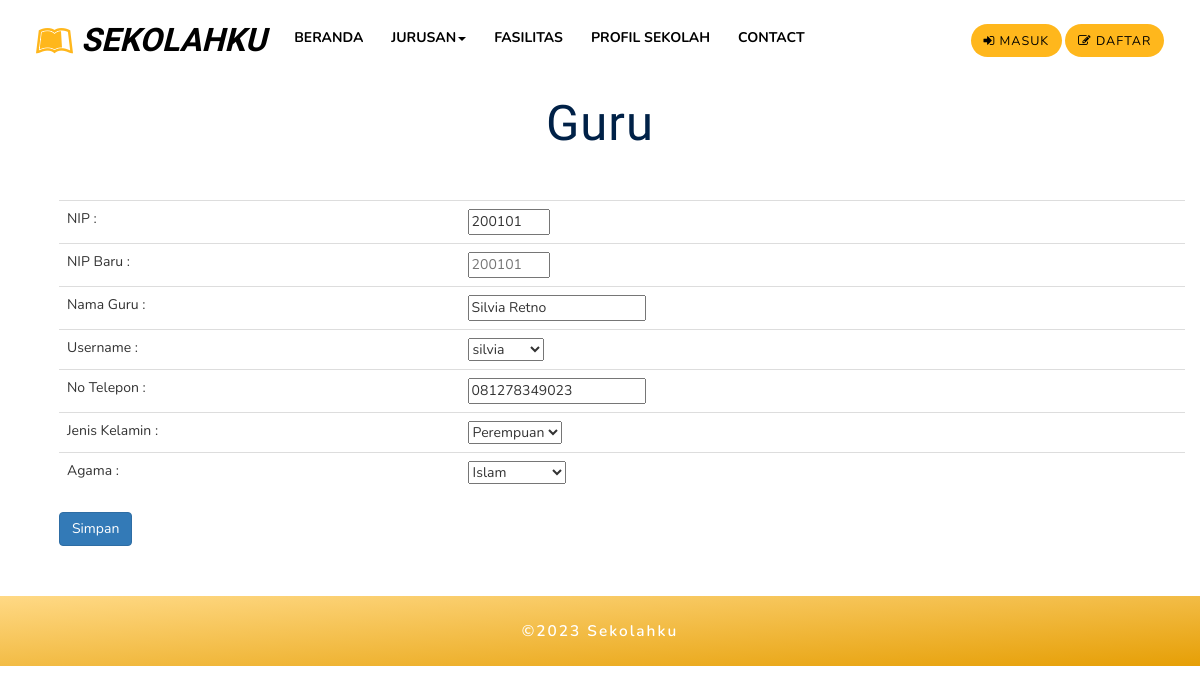
The page /admin/guru_edit.php?kode=200101 on the database as committed earlier.
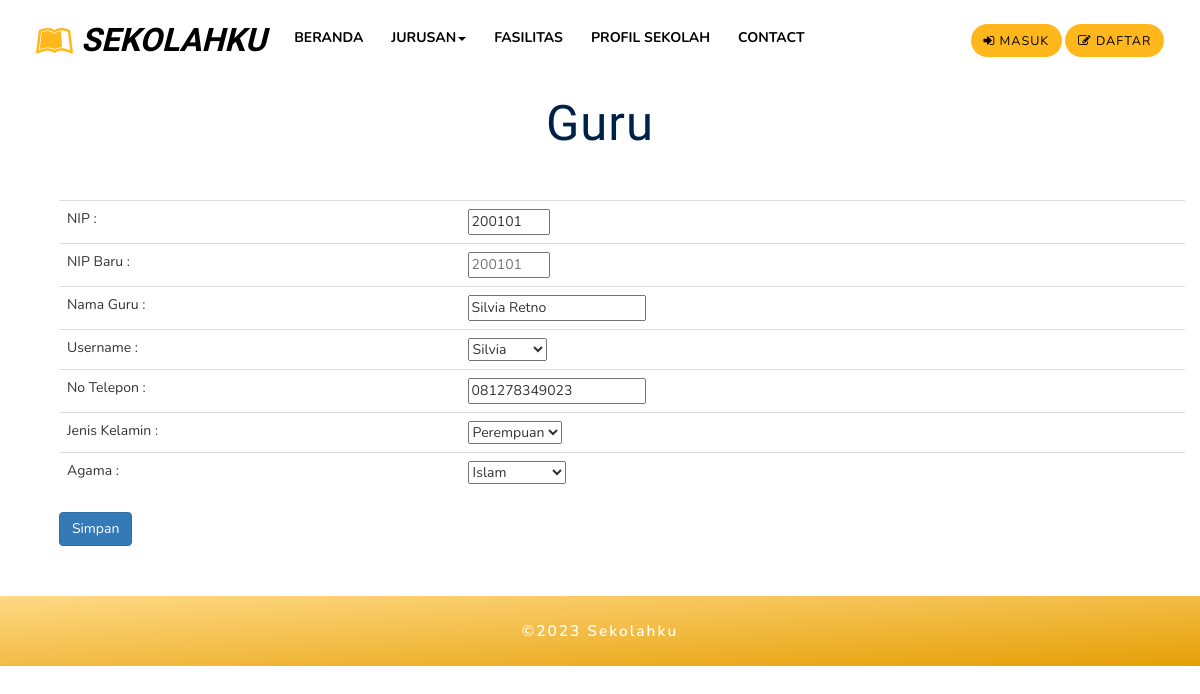
The same page on the database as committed later.
### tables this page shows
CREATE TABLE `guru` (
  `nip` char(10) NOT NULL,
  `nama_guru` varchar(50) DEFAULT NULL,
  `no_hp` varchar(30) NOT NULL,
  `jenkel` varchar(10) DEFAULT NULL,
  `agama` varchar(10) DEFAULT NULL,
  `username` varchar(50) DEFAULT NULL
);

### admin/guru_edit.php (the view, shortened to what this page needs)
<?php include "../koneksi.php"; ?>
<!DOCTYPE html>
<html>
<head>
<link rel="stylesheet" href="../css/bootstrap.css">
<link rel="stylesheet" href="../css/style.css" type="text/css" media="all" />
<link rel="stylesheet" href="../css/font-awesome.css">
<link rel="stylesheet" href="../css/swipebox.css">
<link rel="stylesheet" href="../css/jquery-ui.css" />
<link rel="stylesheet" href="../css/my.css"/>
</head>
<body>
<?php include ('../navigasi2.php'); ?>
<div id="Edit_Akun">
	<div class="container">
		<br>
    <h3 class="w3l-title cl"> Guru </h3>
    <div class="container margin-atas">
<?php
$Kode=$_GET['kode'];
$query=mysqli_query($koneksi, "select * from guru where nip='$Kode'");
$data=mysqli_fetch_array($query);
?>
    <form class="form-group" action="proses_guru_edit.php" method="post" >
    <table class="table">
	<tr>
		<td> NIP : </td>
		<td> <input type="text" name="nip_lama" maxlength="10" size="8" <?php echo "value='$data[nip]'"; ?> Readonly> </td>
	</tr>
	<tr>
		<td> NIP Baru : </td>
		<td> <input type="text" name="nip" maxlength="10" size="8" onkeypress="return hanyaAngka(event)" <?php echo "placeholder='$data[nip]'"; ?> > </td>
	</tr>
    <tr>
    	<td> Nama Guru : </td>
   		<td> <input type="text" name="nama_guru" <?php echo "value='$data[nama_guru]'"; ?>> </td>
    </tr>
	<tr>
    	<td> Username : </td>
   		<td> <select name="Username">
				<?php
				echo "<option value='$data[username]' selected> $data[username] </option>";
				?>
			 </select>
		</td>
    </tr>
    <tr>
    	<td> No Telepon : </td>
        <td> <input type="text" name="no_tlp" id="No_HP" <?php echo "value='$data[no_hp]'"; ?> onkeypress="return hanyaAngka(event)" /> </td>
    </tr>
	<tr>
    	<td> Jenis Kelamin : </td>
   		<td><?php
			if ($data['jenkel'] == "Laki-Laki")
			{
			echo "
			<select name='Jenis_Kelamin'>
    			<option value='Laki-Laki' selected> Laki-Laki </option>
				<option value='Perempuan'> Perempuan </option>
			</select>
			";
			}
			else
			{
			echo "
			<select name='Jenis_Kelamin'>
    			<option value='Perempuan' selected> Perempuan </option>
				<option value='Laki-Laki'> Laki-Laki </option>
			</select>
			";
			}
			?>
		</td>
    </tr>
	<tr>
    	<td> Agama : </td>
   		<td><?php
			if ($data['agama'] == "Islam")
			{
			echo "
			<select name='Agama'>
    			<option value='Islam' selected> Islam </option>
				<option value='Kristen'> Kristen </option>
				<option value='Katolik'> Katolik </option>
				<option value='Hindu' > Hindu </option>
				<option value='Buddha'> Buddha </option>
				<option value='Kong Hu Cu'> Kong Hu Cu </option>
			</select>
			";
			}
			?>
		</td>
    </tr>
    </table>
	<button class='btn btn-primary' id='Simpan'> Simpan  </button>
    </form>
    </div>
    </div>
</div>
<div class="w3layouts_copy_right">
	<div class="container">
		<p>©2023 Sekolahku </p>
	</div>
</div>
</body>
</html>

Rows that differ between the two databases and show on the page:
changed guru "Silvia Retno": Username "silvia" → "Silvia"
